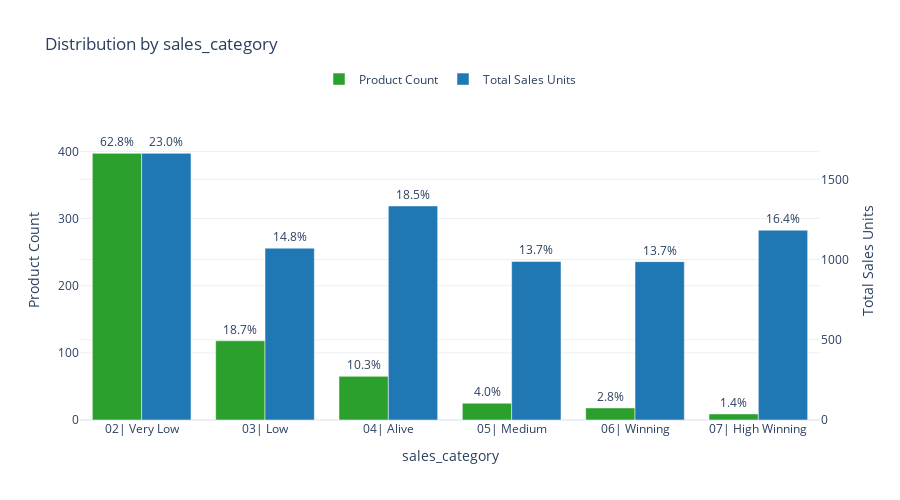

Here is the notebook cell this chart was saved with:
### Code cell
df, plot = FEVAL.plot_attribute_distribution(evaluation_data, ["sales_category"])
plot.show()

### Figure 1 — Plotly figure (JSON) as saved in the notebook; plotly's stock layout.template omitted (floating-point values rounded to 4 significant figures)
{"data": [{"marker": {"color": "#2ca02c"}, "name": "Product Count", "offsetgroup": "1", "text": ["62.8%", "18.7%", "10.3%", "4.0%", "2.8%", "1.4%"], "textposition": "outside", "type": "bar", "x": ["02| Very Low", "03| Low", "04| Alive", "05| Medium", "06| Winning", "07| High Winning"], "y": [397, 118, 65, 25, 18, 9]}, {"marker": {"color": "#1f77b4"}, "name": "Total Sales Units", "offsetgroup": "2", "text": ["23.0%", "14.8%", "18.5%", "13.7%", "13.7%", "16.4%"], "textposition": "outside", "type": "bar", "x": ["02| Very Low", "03| Low", "04| Alive", "05| Medium", "06| Winning", "07| High Winning"], "y": [1662, 1071, 1334, 988, 987, 1183], "yaxis": "y2"}], "layout": {"barmode": "group", "height": 500, "legend": {"orientation": "h", "x": 0.5, "xanchor": "center", "y": 1.02, "yanchor": "bottom"}, "margin": {"t": 100}, "title": {"text": "Distribution by sales_category"}, "xaxis": {"title": {"text": "sales_category"}}, "yaxis": {"automargin": true, "range": [0, 476.4], "title": {"text": "Product Count"}}, "yaxis2": {"overlaying": "y", "range": [0, 1994.0], "side": "right", "title": {"text": "Total Sales Units"}}}}
